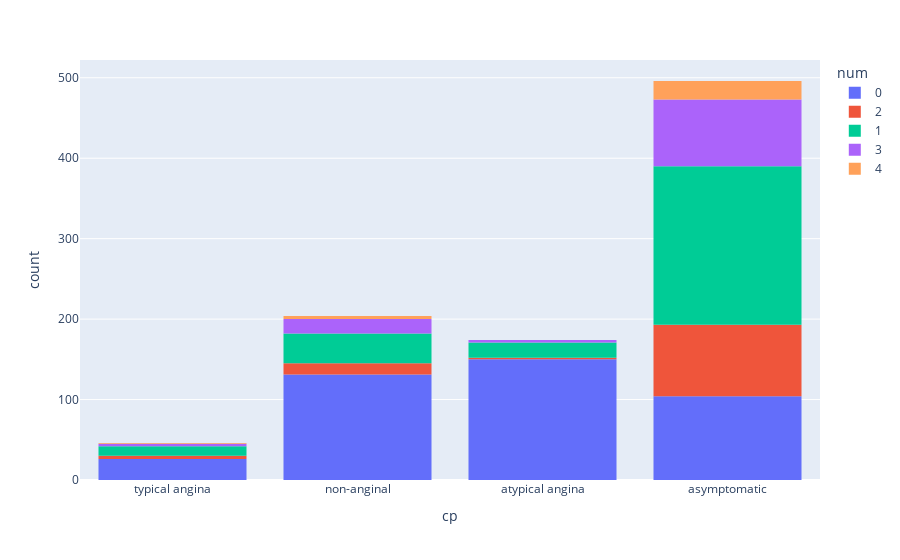

The notebook cell this image was saved under:
### Code cell
# draw the plot of cp column grouped by num column using plotly
fig = px.histogram(data_frame=df, x='cp', color='num')
fig.show()

### Figure 1 — Plotly figure (JSON) as saved in the notebook; plotly's stock layout.template omitted (floating-point values rounded to 4 significant figures; data arrays with more than 128 entries replaced by an {"elided": "..."} marker saying what was removed)
{"data": [{"alignmentgroup": "True", "bingroup": "x", "hovertemplate": "num=0<br>cp=%{x}<br>count=%{y}<extra></extra>", "legendgroup": "0", "marker": {"color": "#636efa", "pattern": {"shape": ""}}, "name": "0", "offsetgroup": "0", "orientation": "v", "showlegend": true, "type": "histogram", "x": {"elided": "411 str values"}, "xaxis": "x", "yaxis": "y"}, {"alignmentgroup": "True", "bingroup": "x", "hovertemplate": "num=2<br>cp=%{x}<br>count=%{y}<extra></extra>", "legendgroup": "2", "marker": {"color": "#EF553B", "pattern": {"shape": ""}}, "name": "2", "offsetgroup": "2", "orientation": "v", "showlegend": true, "type": "histogram", "x": ["asymptomatic", "asymptomatic", "non-anginal", "asymptomatic", "asymptomatic", "asymptomatic", "asymptomatic", "asymptomatic", "asymptomatic", "asymptomatic", "asymptomatic", "asymptomatic", "asymptomatic", "non-anginal", "asymptomatic", "asymptomatic", "asymptomatic", "atypical angina", "non-anginal", "asymptomatic", "asymptomatic", "asymptomatic", "asymptomatic", "typical angina", "asymptomatic", "asymptomatic", "asymptomatic", "asymptomatic", "non-anginal", "asymptomatic", "asymptomatic", "asymptomatic", "asymptomatic", "asymptomatic", "asymptomatic", "asymptomatic", "asymptomatic", "asymptomatic", "asymptomatic", "asymptomatic", "asymptomatic", "asymptomatic", "asymptomatic", "asymptomatic", "asymptomatic", "asymptomatic", "asymptomatic", "asymptomatic", "asymptomatic", "asymptomatic", "asymptomatic", "asymptomatic", "asymptomatic", "asymptomatic", "asymptomatic", "non-anginal", "non-anginal", "asymptomatic", "asymptomatic", "asymptomatic", "asymptomatic", "asymptomatic", "asymptomatic", "asymptomatic", "typical angina", "asymptomatic", "asymptomatic", "typical angina", "asymptomatic", "asymptomatic", "asymptomatic", "non-anginal", "asymptomatic", "asymptomatic", "non-anginal", "asymptomatic", "asymptomatic", "non-anginal", "asymptomatic", "asymptomatic", "asymptomatic", "asymptomatic", "atypical angina", "non-anginal", "asymptomatic", "typical angina", "asymptomatic", "asymptomatic", "asymptomatic", "asymptomatic", "asymptomatic", "asymptomatic", "asymptomatic", "non-anginal", "asymptomatic", "non-anginal", "non-anginal", "asymptomatic", "asymptomatic", "asymptomatic", "asymptomatic", "asymptomatic", "asymptomatic", "asymptomatic", "asymptomatic", "non-anginal", "asymptomatic", "asymptomatic", "asymptomatic"], "xaxis": "x", "yaxis": "y"}, {"alignmentgroup": "True", "bingroup": "x", "hovertemplate": "num=1<br>cp=%{x}<br>count=%{y}<extra></extra>", "legendgroup": "1", "marker": {"color": "#00cc96", "pattern": {"shape": ""}}, "name": "1", "offsetgroup": "1", "orientation": "v", "showlegend": true, "type": "histogram", "x": {"elided": "265 str values"}, "xaxis": "x", "yaxis": "y"}, {"alignmentgroup": "True", "bingroup": "x", "hovertemplate": "num=3<br>cp=%{x}<br>count=%{y}<extra></extra>", "legendgroup": "3", "marker": {"color": "#ab63fa", "pattern": {"shape": ""}}, "name": "3", "offsetgroup": "3", "orientation": "v", "showlegend": true, "type": "histogram", "x": ["asymptomatic", "non-anginal", "asymptomatic", "asymptomatic", "asymptomatic", "asymptomatic", "asymptomatic", "non-anginal", "asymptomatic", "asymptomatic", "non-anginal", "asymptomatic", "asymptomatic", "asymptomatic", "asymptomatic", "asymptomatic", "asymptomatic", "atypical angina", "asymptomatic", "non-anginal", "asymptomatic", "asymptomatic", "asymptomatic", "asymptomatic", "asymptomatic", "asymptomatic", "asymptomatic", "asymptomatic", "asymptomatic", "asymptomatic", "asymptomatic", "atypical angina", "asymptomatic", "asymptomatic", "asymptomatic", "asymptomatic", "asymptomatic", "non-anginal", "asymptomatic", "asymptomatic", "asymptomatic", "atypical angina", "asymptomatic", "asymptomatic", "asymptomatic", "asymptomatic", "asymptomatic", "asymptomatic", "asymptomatic", "asymptomatic", "non-anginal", "asymptomatic", "asymptomatic", "asymptomatic", "non-anginal", "asymptomatic", "asymptomatic", "asymptomatic", "asymptomatic", "asymptomatic", "asymptomatic", "asymptomatic", "asymptomatic", "asymptomatic", "asymptomatic", "asymptomatic", "non-anginal", "non-anginal", "non-anginal", "asymptomatic", "asymptomatic", "asymptomatic", "non-anginal", "asymptomatic", "non-anginal", "asymptomatic", "non-anginal", "typical angina", "asymptomatic", "non-anginal", "non-anginal", "asymptomatic", "asymptomatic", "asymptomatic", "asymptomatic", "asymptomatic", "asymptomatic", "asymptomatic", "non-anginal", "asymptomatic", "asymptomatic", "asymptomatic", "typical angina", "asymptomatic", "non-anginal", "typical angina", "asymptomatic", "asymptomatic", "asymptomatic", "asymptomatic", "asymptomatic", "asymptomatic", "asymptomatic", "asymptomatic", "asymptomatic", "non-anginal", "asymptomatic"], "xaxis": "x", "yaxis": "y"}, {"alignmentgroup": "True", "bingroup": "x", "hovertemplate": "num=4<br>cp=%{x}<br>count=%{y}<extra></extra>", "legendgroup": "4", "marker": {"color": "#FFA15A", "pattern": {"shape": ""}}, "name": "4", "offsetgroup": "4", "orientation": "v", "showlegend": true, "type": "histogram", "x": ["asymptomatic", "asymptomatic", "non-anginal", "asymptomatic", "asymptomatic", "asymptomatic", "asymptomatic", "asymptomatic", "asymptomatic", "asymptomatic", "typical angina", "asymptomatic", "asymptomatic", "asymptomatic", "asymptomatic", "asymptomatic", "asymptomatic", "asymptomatic", "asymptomatic", "asymptomatic", "non-anginal", "asymptomatic", "non-anginal", "non-anginal", "asymptomatic", "asymptomatic", "asymptomatic", "asymptomatic"], "xaxis": "x", "yaxis": "y"}], "layout": {"barmode": "relative", "legend": {"title": {"text": "num"}, "tracegroupgap": 0}, "margin": {"t": 60}, "xaxis": {"anchor": "y", "domain": [0, 1], "title": {"text": "cp"}}, "yaxis": {"anchor": "x", "domain": [0, 1], "title": {"text": "count"}}}}
